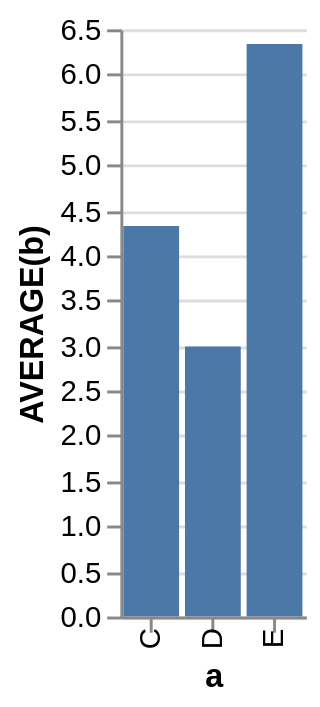

Vega-Lite specification stored for this chart:
### Vega specification from a JSON file in a GitHub repository (floating-point values rounded to 4 significant figures)
{"$schema": "http://vega.github.io/schema/vega/v3.0.json", "autosize": "pad", "padding": 5, "encode": {"update": {"fill": {"value": "transparent"}}}, "data": [{"name": "source_0", "values": [{"a": "C", "b": 2}, {"a": "C", "b": 7}, {"a": "C", "b": 4}, {"a": "D", "b": 1}, {"a": "D", "b": 2}, {"a": "D", "b": 6}, {"a": "E", "b": 8}, {"a": "E", "b": 4}, {"a": "E", "b": 7}], "format": {"type": "json", "parse": {"b": "number"}}, "transform": [{"type": "filter", "expr": "datum[\"b\"] !== null && !isNaN(datum[\"b\"])"}, {"type": "aggregate", "groupby": ["a"], "ops": ["average"], "fields": ["b"], "as": ["average_b"]}]}], "signals": [{"name": "width", "update": "bandspace(domain('x').length, 0.1, 0.05) * 21"}, {"name": "height", "update": "200"}], "marks": [{"name": "marks", "type": "rect", "role": "bar", "from": {"data": "source_0"}, "encode": {"update": {"x": {"scale": "x", "field": "a"}, "width": {"scale": "x", "band": true}, "y": {"scale": "y", "field": "average_b"}, "y2": {"scale": "y", "value": 0}, "fill": {"value": "#4c78a8"}}}}], "scales": [{"name": "x", "type": "band", "domain": {"data": "source_0", "field": "a", "sort": true}, "range": {"step": 21}, "round": true, "paddingInner": 0.1, "paddingOuter": 0.05}, {"name": "y", "type": "linear", "domain": {"data": "source_0", "field": "average_b"}, "range": [200, 0], "round": true, "nice": true, "zero": true}], "axes": [{"scale": "x", "orient": "bottom", "tickCount": 5, "title": "a", "zindex": 1, "encode": {"labels": {"update": {"angle": {"value": 270}, "baseline": {"value": "middle"}}}}}, {"scale": "y", "format": "s", "orient": "left", "title": "AVERAGE(b)", "zindex": 1}, {"scale": "y", "domain": false, "format": "s", "grid": true, "labels": false, "orient": "left", "ticks": false, "zindex": 0, "gridScale": "x"}]}
